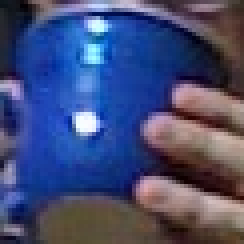
//> input picture images/BlueCup.jpg, 61 x 61 px (shown 4 times larger)
$ ./background_removal ../images/BlueCup.jpg   (built with g++ and OpenCV 4)
//> lines starting //> are read from the running program, lines starting //| are printed output that depends on the picture; after the words box and inside, x2 and y2 are one past the last pixel; in counts of white or black regions, pixels touching at a corner belong together
// Example 12-3. Using GrabCut for background removal

#include <iostream>
#include <string>
#include <opencv2/opencv.hpp>

using std::cout;
using std::cerr;
using std::endl;

cv::Mat img_preview;
cv::Mat img;
cv::Mat markers;
cv::Mat drawRect;
int x_0 = -1;
int y_0 = -1;
int x_1, y_1;
int drawr = 0;

bool finished;

void displayResult() {
    int rows = img.rows;
    int cols = img.cols;
    cv::Vec3b blackClr(0, 0, 0);
    for (int i = 0; i < rows; ++i) {
        for (int j = 0; j < cols; ++j) {
            if (markers.at<uchar>(i, j) != cv::GC_FGD && markers.at<uchar>(i, j) != cv::GC_PR_FGD) {
                img.at<cv::Vec3b>(i, j) = blackClr;
            }
        }
    }
    cv::imshow("image", img);
    finished = true;
}

static void onMouseClick(int event, int x, int y, int, void*) {
    if (finished) {
        return;
    }

    if (event == cv::EVENT_LBUTTONDOWN && drawr == 0) {
		if(x_0 < 0) {
			x_0 = x;
			y_0 = y;
			cv::ellipse(markers, cv::Point(x, y), cv::Size(1, 1),
            0, 0, 360, cv::GC_FGD, 3);
			cv::ellipse(drawRect, cv::Point(x, y), cv::Size(1, 1),
            0, 0, 360, cv::Scalar(0, 0, 255), 3);
            drawr = 1;
		}

        cv::addWeighted(img,0.7,drawRect,0.3, 0, img_preview);

        cv::imshow("image", img_preview);
        return;
    }
    if( event == cv::EVENT_LBUTTONUP) {
		drawr = 2;
	}
    if(drawr == 1) { //Just moving
			drawRect.setTo(0);
			cv::rectangle(drawRect, cv::Point(x_0,y_0), cv::Point(x,y), cv::Scalar(0,0,255), -1);

			cv::addWeighted(img,0.7,drawRect,0.3, 0, img_preview);
			x_1 = x; y_1 = y;
			cv::imshow("image", img_preview);
			return;
	}

    if (drawr == 2) {
        cv::Mat bg;
        cv::Mat fg;
        cv::rectangle(markers, cv::Point(x_0,y_0), cv::Point(x_1,y_1), cv::GC_PR_FGD, -1);
        cv::grabCut(img, markers, cv::Rect(0, 0, img.cols - 1, img.rows - 1),
            bg, fg, 5, cv::GC_EVAL);
        displayResult();
        return;
    }
}

void help(char** argv) {
        cout << "\nExample 12-3. Using GrabCut for background removal"
             << "\n- Use left mouse to drag a rectangle over the object"
             << "\n- On release of left mouse button, we will perform GrabCut"
             << "\n- Press any key to terminate program"
             << "\nUsage: "
             << argv[0] << " <path/imagename>\n"
             << "\nExample:\n" << argv[0] << " ../stuff.jpg\n" << endl;
}


int main(int argc, char** argv) {
	help(argv);
    if (argc != 2) {
        return -1;
    }

    img = cv::imread(std::string(argv[1]), cv::IMREAD_COLOR);
//> img is the input picture: 61 rows x 61 cols, CV_8UC3; mean B, G, R 117.6, 76.4, 68
    if (img.channels() != 3) {
        cerr << "Input image should have 3 channels" << endl;
        exit(1);
    }

    markers = cv::Mat(img.size(), CV_8UC1);
    markers.setTo(cv::GC_PR_BGD);

    img_preview = img.clone();
    drawRect = img.clone();

    finished = false;

    cv::namedWindow("image", cv::WINDOW_AUTOSIZE);
    cv::setMouseCallback("image", onMouseClick, 0);

    cv::imshow("image", img_preview);

    cv::waitKey(0);
//> the left mouse button is pressed and released at (15, 15)
//> in onMouseClick, `cv::ellipse(markers, cv::Point(x, y), cv::Size(1, 1), 0, 0, 360, cv::G..`:
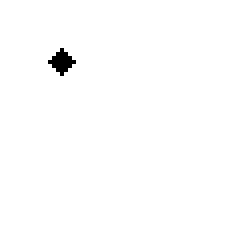
//> markers: 61 rows x 61 cols, CV_8UC1 (shown 4 times larger); values 1 (black) and 2 (white), 99.3% white; 1 black region, box (x1, y1, x2, y2) and area: (12, 12, 19, 19) 25
//> in onMouseClick, `cv::ellipse(drawRect, cv::Point(x, y), cv::Size(1, 1), 0, 0, 360, cv::..`:
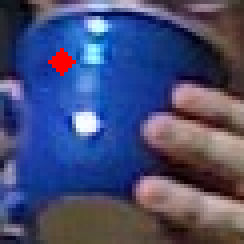
//> drawRect: 61 rows x 61 cols, CV_8UC3 (shown 4 times larger); 0.67% of pixels changed, all inside (x1, y1, x2, y2) = (12, 12, 19, 19)
//> in onMouseClick, `cv::addWeighted(img,0.7,drawRect,0.3, 0, img_preview);`:
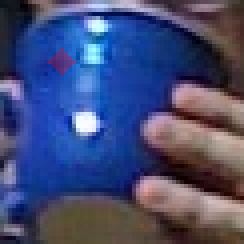
//> img_preview: 61 rows x 61 cols, CV_8UC3 (shown 4 times larger); 0.67% of pixels changed, all inside (x1, y1, x2, y2) = (12, 12, 19, 19)
//> call 2 of onMouseClick, with event = 4, x = 15, y = 15
//> in onMouseClick (call 2), `cv::rectangle(markers, cv::Point(x_0,y_0), cv::Point(x_1,y_1), cv::GC_..`:
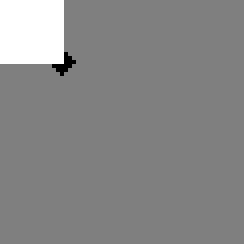
//> markers: 61 rows x 61 cols, CV_8UC1 (shown 4 times larger); 6.88% of pixels changed, all inside (x1, y1, x2, y2) = (0, 0, 16, 16); drawn with min black and max white
//> in onMouseClick (call 2), `cv::grabCut(img, markers, cv::Rect(0, 0, img.cols - 1, img.rows - 1), ..`:
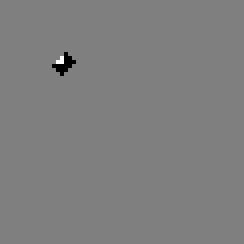
//> markers: 61 rows x 61 cols, CV_8UC1 (shown 4 times larger); 6.8% of pixels changed, all inside (x1, y1, x2, y2) = (0, 0, 16, 16); drawn with min black and max white
//> in onMouseClick (call 2), `cv::grabCut(img, markers, cv::Rect(0, 0, img.cols - 1, img.rows - 1), ..`: bg = 65 values, max 3234.5 at index 20, min 0 at index 1, mean 247.3; fg = 65 values, max 249 at index 24, min 0 at index 1, mean 27.83
//> after the loop in displayResult, `for (int i = 0; i < rows; ++i)`:
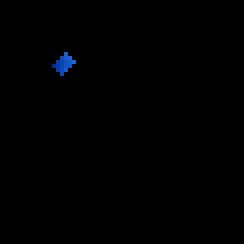
//> img: 61 rows x 61 cols, CV_8UC3 (shown 4 times larger); mean B, G, R 0.9, 0.4, 0.1
//> the left mouse button is pressed and released at (45, 15)
//> the left mouse button is pressed and released at (45, 45)
//> the left mouse button is pressed and released at (15, 45)

    return 0;
}
